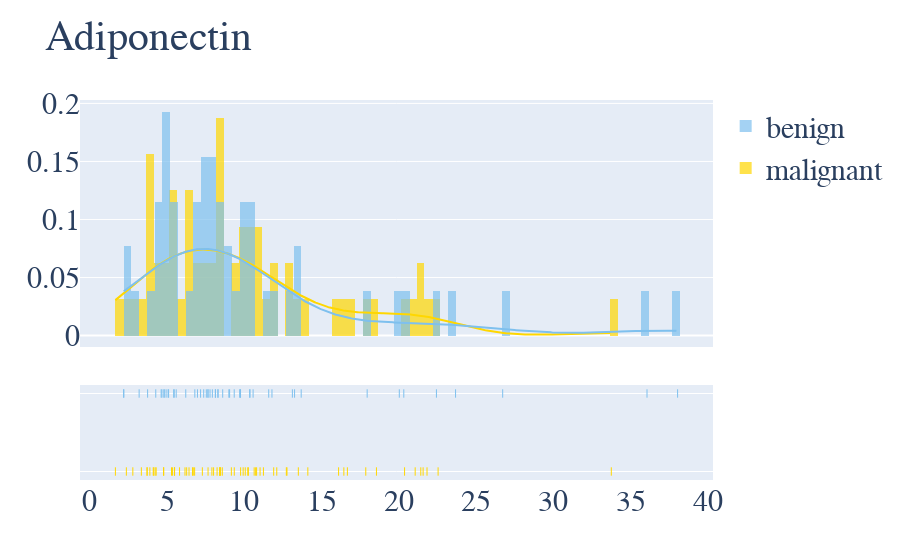

Here is the notebook cell this chart was saved with:
### Code cell
plot_distribution('Adiponectin', .5)

### Figure 1 — Plotly figure (JSON) as saved in the notebook; plotly's stock layout.template omitted (floating-point values rounded to 4 significant figures; data arrays with more than 128 entries replaced by an {"elided": "..."} marker saying what was removed)
{"data": [{"autobinx": false, "histnorm": "probability density", "legendgroup": "malignant", "marker": {"color": "#FFD700"}, "name": "malignant", "opacity": 0.7, "type": "histogram", "x": [21.06, 8.237, 8.412, 21.82, 8.463, 8.575, 5.808, 11.24, 4.772, 4.138, 3.886, 9.35, 4.23, 4.295, 3.705, 4.784, 18.55, 20.37, 16.67, 16.1, 12.76, 17.86, 9.76, 6.42, 11.02, 12.72, 5.357, 13.49, 16.44, 10.64, 21.57, 5.486, 6.696, 7.283, 10.22, 7.902, 4.104, 10.26, 6.161, 9.924, 6.269, 10.79, 8.404, 10.73, 5.478, 6.784, 1.656, 5.288, 7.652, 8.43, 3.71, 2.785, 2.365, 3.336, 6.644, 9.16, 11.9, 10.06, 8.01, 12.1, 21.42, 22.54, 33.75, 14.11], "xaxis": "x", "xbins": {"end": 33.75, "size": 0.5, "start": 1.656}, "yaxis": "y"}, {"autobinx": false, "histnorm": "probability density", "legendgroup": "benign", "marker": {"color": "#7EC0EE"}, "name": "benign", "opacity": 0.7, "type": "histogram", "x": [9.702, 5.429, 22.43, 7.17, 4.819, 13.68, 5.59, 13.25, 10.36, 11.58, 13.11, 26.72, 23.67, 36.06, 17.95, 20.32, 38.04, 7.78, 5.463, 5.1, 8.6, 7.643, 6.21, 9.048, 9.731, 4.617, 4.668, 10.36, 6.967, 5.066, 7.54, 20.03, 4.794, 8.301, 3.192, 2.194, 4.267, 6.797, 2.194, 8.126, 7.37, 9.347, 9.001, 11.79, 8.13, 7.652, 3.741, 10.57, 8.286, 7.932, 4.936, 9.753], "xaxis": "x", "xbins": {"end": 38.04, "size": 0.5, "start": 2.194}, "yaxis": "y"}, {"legendgroup": "malignant", "marker": {"color": "#FFD700"}, "mode": "lines", "name": "malignant", "showlegend": false, "type": "scatter", "x": {"elided": "500 float values"}, "xaxis": "x", "y": {"elided": "500 float values"}, "yaxis": "y"}, {"legendgroup": "benign", "marker": {"color": "#7EC0EE"}, "mode": "lines", "name": "benign", "showlegend": false, "type": "scatter", "x": {"elided": "500 float values"}, "xaxis": "x", "y": {"elided": "500 float values"}, "yaxis": "y"}, {"legendgroup": "malignant", "marker": {"color": "#FFD700", "symbol": "line-ns-open"}, "mode": "markers", "name": "malignant", "showlegend": false, "type": "scatter", "x": [21.06, 8.237, 8.412, 21.82, 8.463, 8.575, 5.808, 11.24, 4.772, 4.138, 3.886, 9.35, 4.23, 4.295, 3.705, 4.784, 18.55, 20.37, 16.67, 16.1, 12.76, 17.86, 9.76, 6.42, 11.02, 12.72, 5.357, 13.49, 16.44, 10.64, 21.57, 5.486, 6.696, 7.283, 10.22, 7.902, 4.104, 10.26, 6.161, 9.924, 6.269, 10.79, 8.404, 10.73, 5.478, 6.784, 1.656, 5.288, 7.652, 8.43, 3.71, 2.785, 2.365, 3.336, 6.644, 9.16, 11.9, 10.06, 8.01, 12.1, 21.42, 22.54, 33.75, 14.11], "xaxis": "x", "y": ["malignant", "malignant", "malignant", "malignant", "malignant", "malignant", "malignant", "malignant", "malignant", "malignant", "malignant", "malignant", "malignant", "malignant", "malignant", "malignant", "malignant", "malignant", "malignant", "malignant", "malignant", "malignant", "malignant", "malignant", "malignant", "malignant", "malignant", "malignant", "malignant", "malignant", "malignant", "malignant", "malignant", "malignant", "malignant", "malignant", "malignant", "malignant", "malignant", "malignant", "malignant", "malignant", "malignant", "malignant", "malignant", "malignant", "malignant", "malignant", "malignant", "malignant", "malignant", "malignant", "malignant", "malignant", "malignant", "malignant", "malignant", "malignant", "malignant", "malignant", "malignant", "malignant", "malignant", "malignant"], "yaxis": "y2"}, {"legendgroup": "benign", "marker": {"color": "#7EC0EE", "symbol": "line-ns-open"}, "mode": "markers", "name": "benign", "showlegend": false, "type": "scatter", "x": [9.702, 5.429, 22.43, 7.17, 4.819, 13.68, 5.59, 13.25, 10.36, 11.58, 13.11, 26.72, 23.67, 36.06, 17.95, 20.32, 38.04, 7.78, 5.463, 5.1, 8.6, 7.643, 6.21, 9.048, 9.731, 4.617, 4.668, 10.36, 6.967, 5.066, 7.54, 20.03, 4.794, 8.301, 3.192, 2.194, 4.267, 6.797, 2.194, 8.126, 7.37, 9.347, 9.001, 11.79, 8.13, 7.652, 3.741, 10.57, 8.286, 7.932, 4.936, 9.753], "xaxis": "x", "y": ["benign", "benign", "benign", "benign", "benign", "benign", "benign", "benign", "benign", "benign", "benign", "benign", "benign", "benign", "benign", "benign", "benign", "benign", "benign", "benign", "benign", "benign", "benign", "benign", "benign", "benign", "benign", "benign", "benign", "benign", "benign", "benign", "benign", "benign", "benign", "benign", "benign", "benign", "benign", "benign", "benign", "benign", "benign", "benign", "benign", "benign", "benign", "benign", "benign", "benign", "benign", "benign"], "yaxis": "y2"}], "layout": {"barmode": "overlay", "font": {"family": "Arial", "size": 30}, "hovermode": "closest", "legend": {"traceorder": "reversed"}, "title": {"text": "Adiponectin"}, "xaxis": {"anchor": "y2", "domain": [0, 1], "zeroline": false}, "yaxis": {"anchor": "free", "domain": [0.35, 1], "position": 0}, "yaxis2": {"anchor": "x", "domain": [0, 0.25], "dtick": 1, "showticklabels": false}}}
